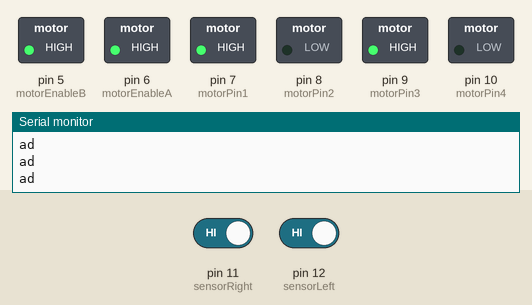
This sketch was run on a simulated Arduino Uno, built with avr-gcc and run on an emulated ATmega328P. On the bench: switched loads named in the sketch (green lamp = pin HIGH), the last lines printed to the serial monitor. The inputs (shaded band) are chosen by the test bench; at power-on: pin 11 (sensorRight) HIGH, pin 12 (sensorLeft) HIGH.

Above: at 1.8 s.
1.9 s: pin 11 (sensorRight) driven LOW
At 3.2 s:
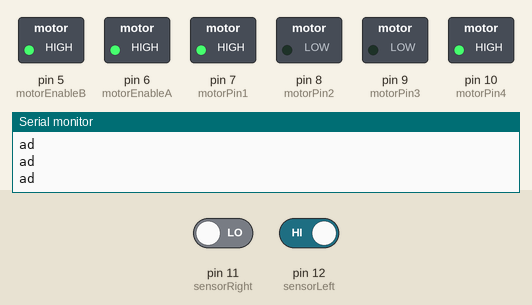
3.5 s: pin 12 (sensorLeft) driven LOW
At 4.1 s:
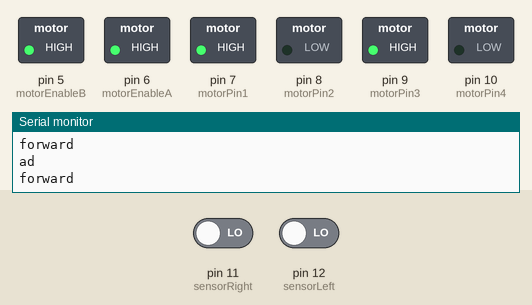
5.0 s: pin 11 (sensorRight) driven HIGH
At 6.1 s:
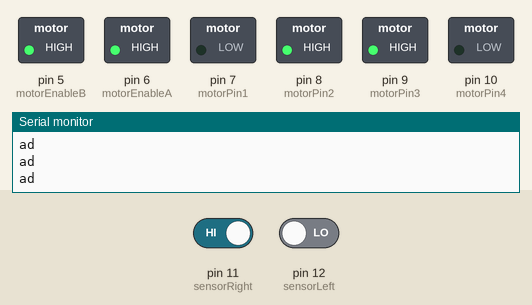
6.5 s: pin 12 (sensorLeft) driven HIGH
At 8.4 s:
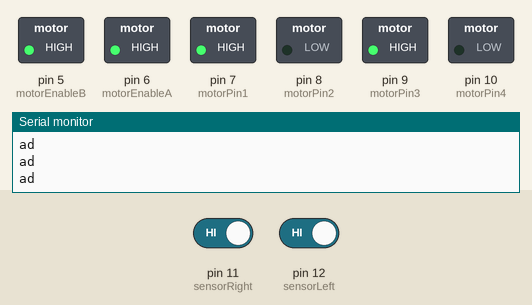
Timing chart, 0 to 9.5 s (numbered marks = the images above; inputs shaded):
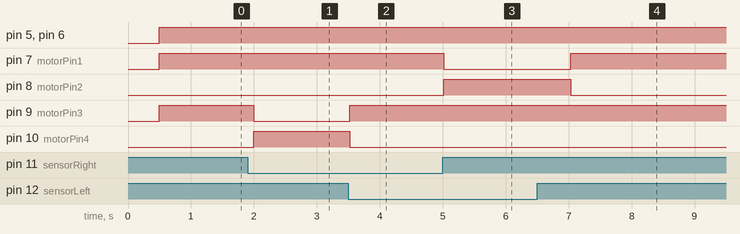

Measured:
- after the input at 1.9 s, pin 9 (motorPin3): HIGH → LOW after 0.10 s; pin 10 (motorPin4): LOW → HIGH after 0.10 s
- after the input at 3.5 s, pin 9 (motorPin3): LOW → HIGH at once; pin 10 (motorPin4): HIGH → LOW at once
- after the input at 5.0 s, pin 7 (motorPin1): HIGH → LOW at once; pin 8 (motorPin2): LOW → HIGH at once
- after the input at 6.5 s, pin 7 (motorPin1): LOW → HIGH after 0.54 s; pin 8 (motorPin2): HIGH → LOW after 0.54 s

The sketch:

sketch_mar18b.ino
```cpp
// Define the pins for the IR sensors and motor driver
const int sensorLeft = 12;
const int sensorRight = 11;
const int motorEnableA = 6;
const int motorEnableB = 5;
const int motorPin1 = 7;
const int motorPin2 = 8;
const int motorPin3 = 9;
const int motorPin4 = 10;

// Define the threshold for detecting the line
const int threshold = 500;

void setup() {
  // Initialize the serial communication
  Serial.begin(9600);

  // Set the motor driver pins as outputs
  pinMode(motorEnableA, OUTPUT);
  pinMode(motorEnableB, OUTPUT);
  pinMode(motorPin1, OUTPUT);
  pinMode(motorPin2, OUTPUT);
  pinMode(motorPin3, OUTPUT);
  pinMode(motorPin4, OUTPUT);
  pinMode(sensorLeft, INPUT);
  pinMode(sensorRight, INPUT);


  // // Set the motor enable pins to HIGH
  // int leftMotorSpeed = 0;
  // int rightMotorSpeed = 0;
}

void loop() {
  Serial.println("ad");
  // Read the sensor values

  // digitalWrite(motorEnableA, HIGH);
  // digitalWrite(motorEnableB, HIGH);
  int sensorValue1 = digitalRead(sensorLeft);
  int sensorValue2 = digitalRead(sensorRight);

  // Check if both sensors detect the line
  if (sensorValue1 ==0 && sensorValue2 ==0) {
    // Move the robot forward
    digitalWrite(motorPin1, HIGH);
    digitalWrite(motorPin2, LOW);
    digitalWrite(motorPin3, HIGH);
    digitalWrite(motorPin4, LOW);
    digitalWrite(motorEnableA, 50);
    digitalWrite(motorEnableB, 50);
    Serial.println("forward");
    // delay(500);
    // Turn left
    // digitalWrite(motorPin1, LOW);
    // digitalWrite(motorPin2, HIGH);
    // digitalWrite(motorPin3, HIGH);
    // digitalWrite(motorPin4, LOW);
    // delay(300);
  }
  // Check if only sensor1 detects the line
  else if (sensorValue1 ==1 && sensorValue2 == 0) {
    // Turn left
    digitalWrite(motorPin1, HIGH);
    digitalWrite(motorPin2, LOW);
    digitalWrite(motorPin3, LOW);
    digitalWrite(motorPin4, HIGH);
    digitalWrite(motorEnableA,50);
    digitalWrite(motorEnableB, 80);
    delay(80);
  }
  // Check if only sensor2 detects the line
  else if (sensorValue1==0 && sensorValue2 == 1) {
    // Turn right
    digitalWrite(motorPin1, LOW);
    digitalWrite(motorPin2, HIGH);
    digitalWrite(motorPin3, HIGH);
    digitalWrite(motorPin4, LOW);
    digitalWrite(motorEnableA, 80);
    digitalWrite(motorEnableB, 50);
    delay(80);
   }
   //if both the sensor detects the line :
   else if(sensorValue1 == 1 && sensorValue2 == 1){
         // Move the robot forward
     delay(500);
     digitalWrite(motorPin1, HIGH);
     digitalWrite(motorPin2, LOW);
     digitalWrite(motorPin3, HIGH);
     digitalWrite(motorPin4, LOW);
     digitalWrite(motorEnableA, 50);
     digitalWrite(motorEnableB, 50);
  // }
  // If neither sensor detects the line, stop the robot
  }
  else {
    // stop the robot
    digitalWrite(motorPin1, LOW);
    digitalWrite(motorPin2, LOW);
    digitalWrite(motorPin3, LOW);
    digitalWrite(motorPin4, LOW);
    digitalWrite(motorEnableA, 0);
    digitalWrite(motorEnableB, 0);
    // delay(100);
    // Turn right
    //digitalWrite(motorPin1, HIGH);
    //digitalWrite(motorPin2, LOW);
    //digitalWrite(motorPin3, LOW);
   // digitalWrite(motorPin4, HIGH);
    //delay(300);
  }
}
```
